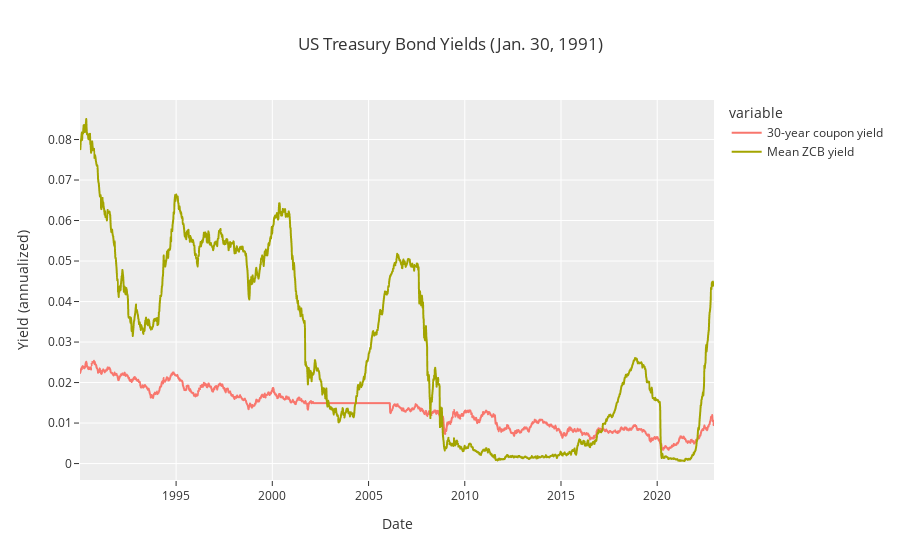

Here is the notebook cell this chart was saved with:
### Code cell
mean_vs_30_yc = (yc_monthly[['usa_30y']] / 360.).merge(
    mean_yield.to_frame('mean_zcb'),
    how='inner',
    left_index=True,
    right_index=True,
)
fig = px.line(
    mean_vs_30_yc.rename(columns={
        'usa_30y': '30-year coupon yield',
        'mean_zcb': 'Mean ZCB yield',
    }),
    template=plotly_template,
    labels={
        'value': 'Yield (annualized)',
        'index': 'Date',
    },
    title="US Treasury Bond Yields (Jan. 30, 1991)",
)
fig

### Figure 1 — Plotly figure (JSON) as saved in the notebook; plotly's stock layout.template omitted (floating-point values rounded to 4 significant figures; data arrays with more than 128 entries replaced by an {"elided": "..."} marker saying what was removed)
{"data": [{"hovertemplate": "variable=30-year coupon yield<br>Date=%{x}<br>Yield (annualized)=%{y}<extra></extra>", "legendgroup": "30-year coupon yield", "line": {"color": "#F8766D", "dash": "solid"}, "marker": {"symbol": "circle"}, "mode": "lines", "name": "30-year coupon yield", "showlegend": true, "type": "scattergl", "x": {"elided": "1714 str values"}, "xaxis": "x", "y": {"elided": "1714 float values"}, "yaxis": "y"}, {"hovertemplate": "variable=Mean ZCB yield<br>Date=%{x}<br>Yield (annualized)=%{y}<extra></extra>", "legendgroup": "Mean ZCB yield", "line": {"color": "#A3A500", "dash": "solid"}, "marker": {"symbol": "circle"}, "mode": "lines", "name": "Mean ZCB yield", "showlegend": true, "type": "scattergl", "x": {"elided": "1714 str values"}, "xaxis": "x", "y": {"elided": "1714 float values"}, "yaxis": "y"}], "layout": {"autosize": true, "legend": {"title": {"text": "variable"}, "tracegroupgap": 0}, "title": {"text": "US Treasury Bond Yields (Jan. 30, 1991)"}, "xaxis": {"anchor": "y", "autorange": true, "domain": [0, 1], "range": ["1990-01-03", "2022-12-14"], "title": {"text": "Date"}, "type": "date"}, "yaxis": {"anchor": "x", "autorange": true, "domain": [0, 1], "range": [-0.004057, 0.08976], "title": {"text": "Yield (annualized)"}, "type": "linear"}}}
